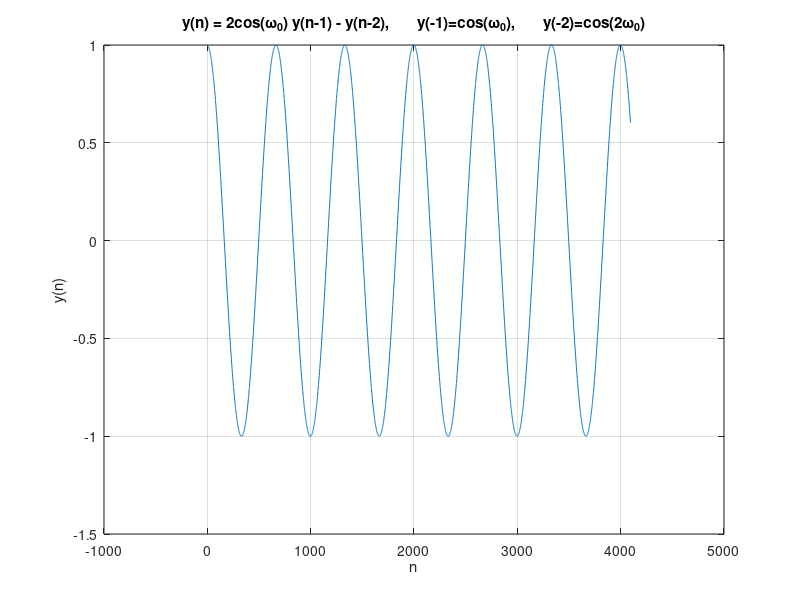
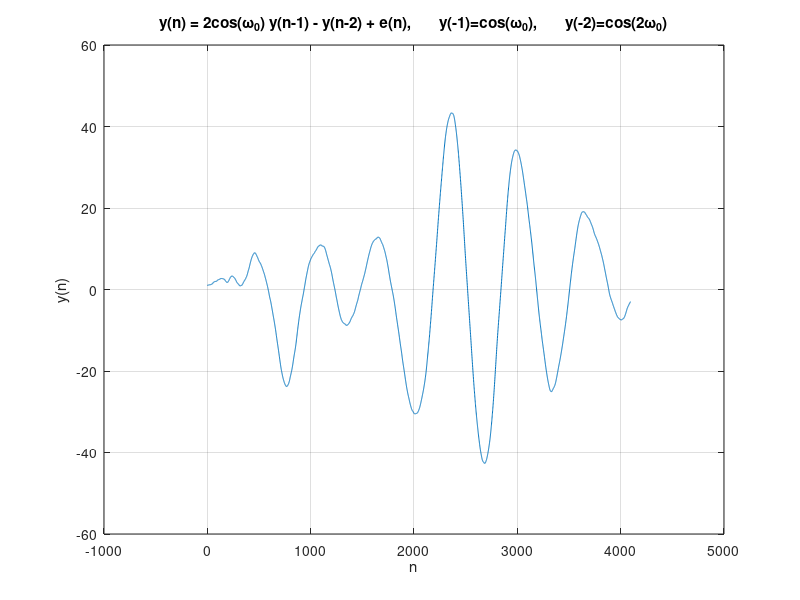
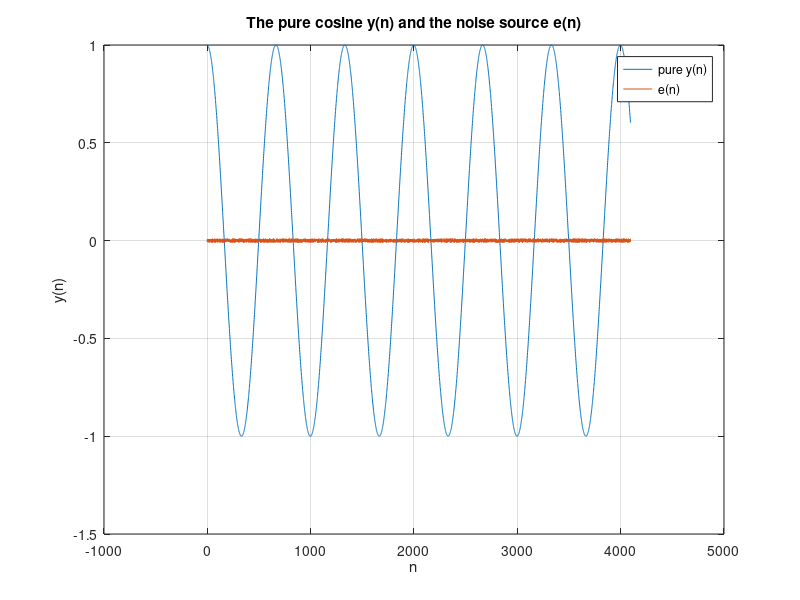

Source code (MATLAB) for these figures, in order:
% (a)
clear
N = 2^12;
w = 0.003*pi;
n = -2:1:(N-1);
y1(n==-2) = cos(w);
y1(n==-1) = cos(2*w);
for k = 0:(N-1)
    y1(n==k) = 2*cos(w).*y1(n==k-1)-y1(n==k-2);
end
plot(n,y1)
grid on
title('y(n) = 2cos(\omega_0) y(n-1) - y(n-2),       y(-1)=cos(\omega_0),       y(-2)=cos(2\omega_0)');
xlabel('n');
ylabel('y(n)');

% (b)
e1 = rand(N+2,1);
e = 0.02*(e1-mean(e1));
y2(n==-2) = cos(w);
y2(n==-1) = cos(2*w);
for k = 0:(N-1)
    y2(n==k) = 2*cos(w).*y2(n==k-1)-y2(n==k-2)+e(n==k);
end
figure
plot(n,y2)
grid on
title('y(n) = 2cos(\omega_0) y(n-1) - y(n-2) + e(n),       y(-1)=cos(\omega_0),       y(-2)=cos(2\omega_0)');
xlabel('n');
ylabel('y(n)');

% (c)
figure
plot(n,y1,n,e)
grid on
legend('pure y(n)','e(n)')
title('The pure cosine y(n) and the noise source e(n)');
xlabel('n');
ylabel('y(n)');
